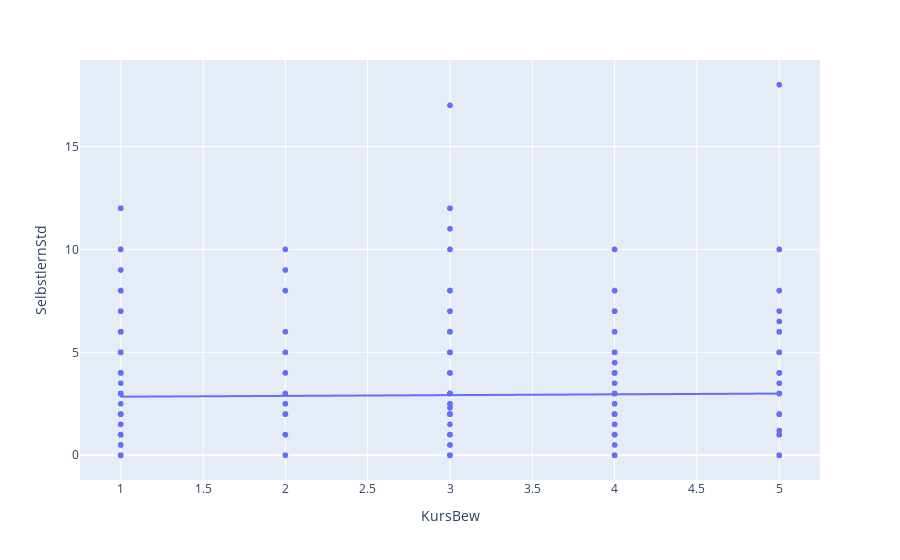

Source (notebook cell):
### Code cell
fig = px.scatter(df, x='KursBew', y='SelbstlernStd', height=500, trendline="ols")
fig.show()

### Figure 1 — Plotly figure (JSON) as saved in the notebook; plotly's stock layout.template omitted (floating-point values rounded to 4 significant figures; data arrays with more than 128 entries replaced by an {"elided": "..."} marker saying what was removed)
{"data": [{"hovertemplate": "KursBew=%{x}<br>SelbstlernStd=%{y}<extra></extra>", "legendgroup": "", "marker": {"color": "#636efa", "symbol": "circle"}, "mode": "markers", "name": "", "showlegend": false, "type": "scattergl", "x": {"elided": "1145 int values"}, "xaxis": "x", "y": {"elided": "1145 float values"}, "yaxis": "y"}, {"hovertemplate": "<b>OLS trendline</b><br>SelbstlernStd = 0.0378234 * KursBew + 2.80739<br>R<sup>2</sup>=0.000588<br><br>KursBew=%{x}<br>SelbstlernStd=%{y} <b>(trend)</b><extra></extra>", "legendgroup": "", "marker": {"color": "#636efa", "symbol": "circle"}, "mode": "lines", "name": "", "showlegend": false, "type": "scattergl", "x": {"elided": "1145 int values"}, "xaxis": "x", "y": {"elided": "1145 float values"}, "yaxis": "y"}], "layout": {"autosize": true, "legend": {"tracegroupgap": 0}, "margin": {"t": 60}, "xaxis": {"anchor": "y", "autorange": true, "domain": [0, 1], "range": [0.758, 5.242], "title": {"text": "KursBew"}, "type": "linear"}, "yaxis": {"anchor": "x", "autorange": true, "domain": [0, 1], "range": [-1.237, 19.24], "title": {"text": "SelbstlernStd"}, "type": "linear"}}}
